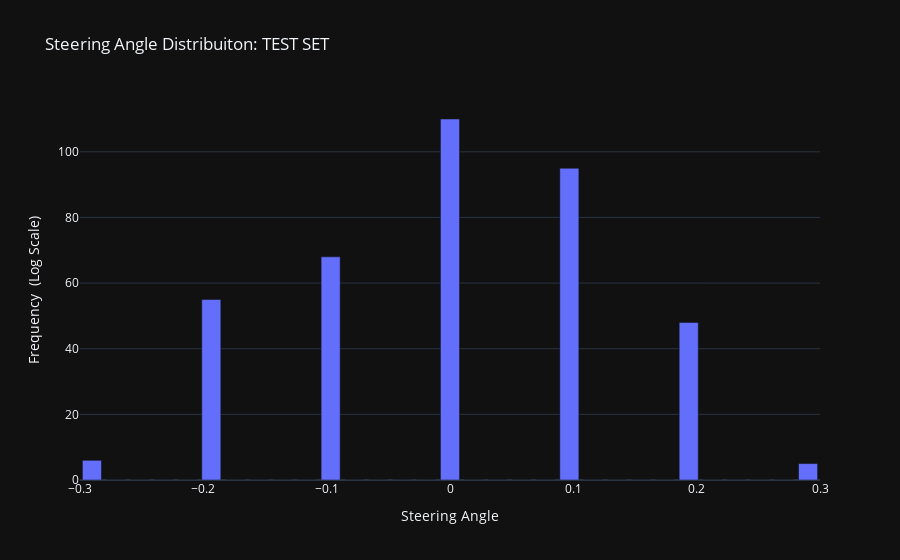

Here is the notebook cell this chart was saved with:
### Markdown cell above
### Histogram of the test set

### Code cell
nbins_test              = 31 # Has to be an odd number so we have zero at the center
freq_test, bins_test    = np.histogram(y_test, bins=nbins_test)

"""
Centered bins: 
    This creates a Bin with zero value for the center 
    (wich is what we expect from most of the driving input)
"""
cbins_test = (bins_test[:-1] + bins_test[1:])*0.5     

fig = px.bar(x        = cbins_test, 
             y        = freq_test, 
             labels   = {'x' : 'Steering Angle', 'y' : 'Frequency  (Log Scale)'}, 
             title    = "Steering Angle Distribuiton: TEST SET",
             template ="plotly_dark",
             log_y    = False) #True

fig.show()

### Figure 1 — Plotly figure (JSON) as saved in the notebook; plotly's stock layout.template omitted (floating-point values rounded to 4 significant figures)
{"data": [{"alignmentgroup": "True", "hovertemplate": "Steering Angle=%{x}<br>Frequency  (Log Scale)=%{y}<extra></extra>", "legendgroup": "", "marker": {"color": "#636efa", "pattern": {"shape": ""}}, "name": "", "offsetgroup": "", "orientation": "v", "showlegend": false, "textposition": "auto", "type": "bar", "x": [-0.2903, -0.271, -0.2516, -0.2323, -0.2129, -0.1935, -0.1742, -0.1548, -0.1355, -0.1161, -0.09677, -0.07742, -0.05806, -0.03871, -0.01935, 2.776e-17, 0.01935, 0.03871, 0.05806, 0.07742, 0.09677, 0.1161, 0.1355, 0.1548, 0.1742, 0.1935, 0.2129, 0.2323, 0.2516, 0.271, 0.2903], "xaxis": "x", "y": [6, 0, 0, 0, 0, 55, 0, 0, 0, 0, 68, 0, 0, 0, 0, 110, 0, 0, 0, 0, 95, 0, 0, 0, 0, 48, 0, 0, 0, 0, 5], "yaxis": "y"}], "layout": {"barmode": "relative", "legend": {"tracegroupgap": 0}, "title": {"text": "Steering Angle Distribuiton: TEST SET"}, "xaxis": {"anchor": "y", "domain": [0, 1], "title": {"text": "Steering Angle"}}, "yaxis": {"anchor": "x", "domain": [0, 1], "title": {"text": "Frequency  (Log Scale)"}}}}
